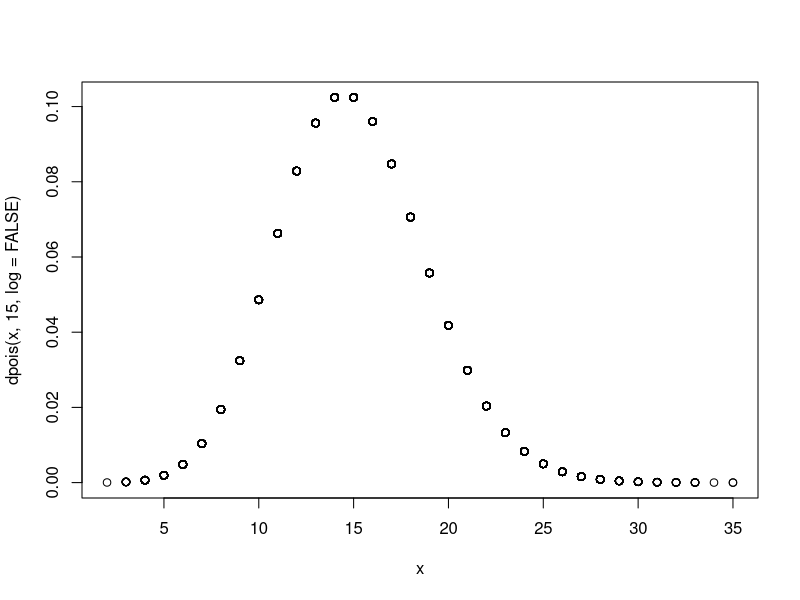
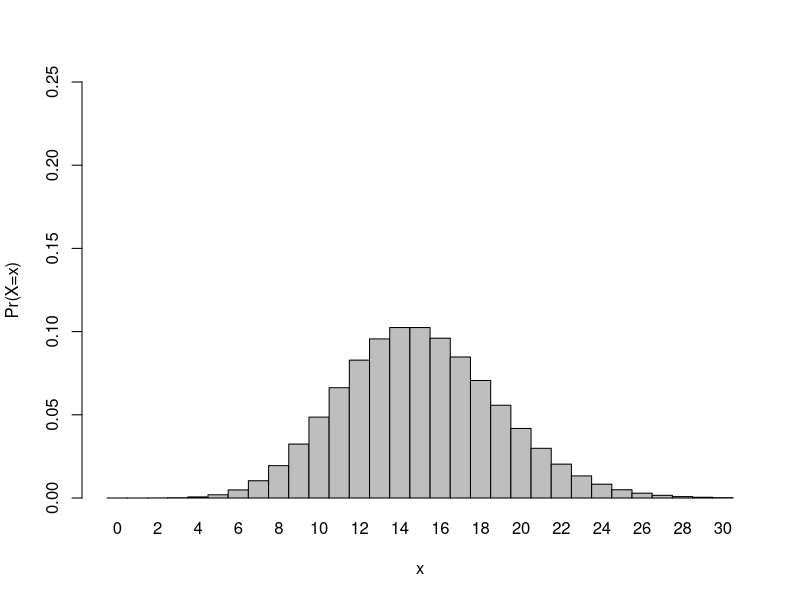
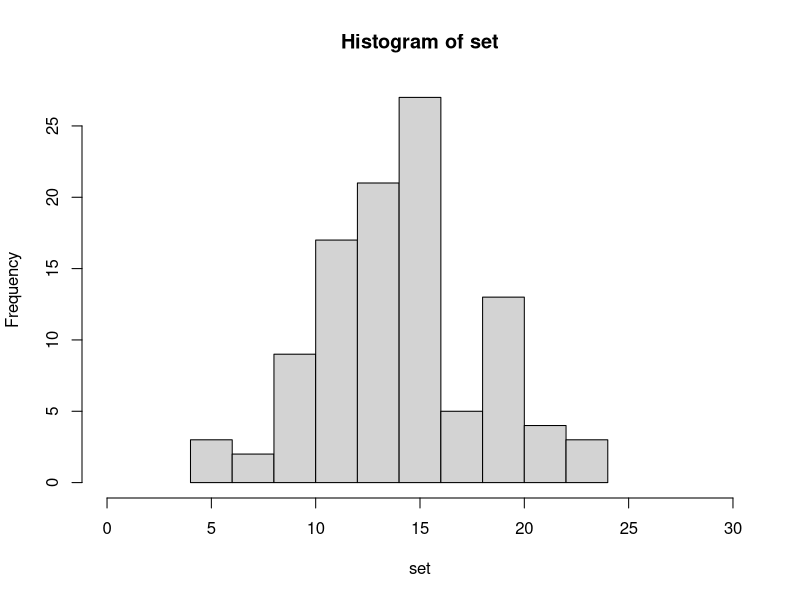

Generate these figures, in order, with R:
## ---- chunk 1
set.seed(1)
x <- rpois(100000, 15)
plot(x, dpois(x, 15, log=FALSE))
## ---- chunk 2
1-ppois(q=8, lambda=15)
## ---- chunk 3
dpois(x=0,lambda=15)
## ---- chunk 4
dpois(x=3,lambda=15) #output is the same as the above formula
## ---- chunk 5
barplot(dpois(x=0:30,lambda=15),ylim=c(0,0.25), space=0,names.arg=0:30, ylab="Pr(X=x)", xlab="x")
## ---- chunk 6
set <- NULL
n<-1
for (i in 1:104){
set[i] <- mean(sample(x, n, replace=TRUE))
}
quantile(set)
quantile(set, c(0.025, 0.975))
## ---- chunk 7
hist(set, xlim=c(0,30))
